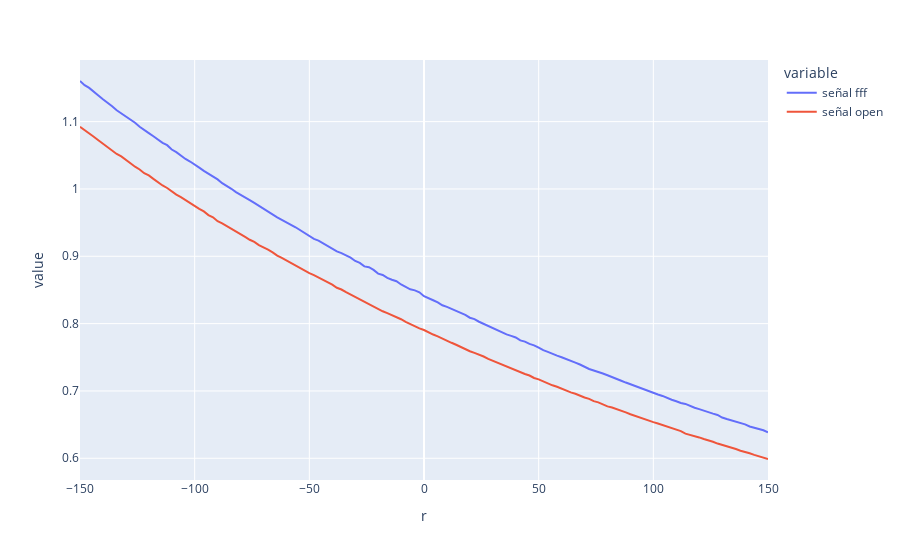

This figure's notebook cell:
### Code cell
pddopen.merge(pddFFF).set_index('r')[['señal fff', 'señal open']].plot()

### Figure 1 — Plotly figure (JSON) as saved in the notebook; plotly's stock layout.template omitted (floating-point values rounded to 4 significant figures; data arrays with more than 128 entries replaced by an {"elided": "..."} marker saying what was removed)
{"data": [{"hovertemplate": "variable=señal fff<br>r=%{x}<br>value=%{y}<extra></extra>", "legendgroup": "señal fff", "line": {"color": "#636efa", "dash": "solid"}, "mode": "lines", "name": "señal fff", "orientation": "v", "showlegend": true, "type": "scatter", "x": {"elided": "151 int values"}, "xaxis": "x", "y": {"elided": "151 float values"}, "yaxis": "y"}, {"hovertemplate": "variable=señal open<br>r=%{x}<br>value=%{y}<extra></extra>", "legendgroup": "señal open", "line": {"color": "#EF553B", "dash": "solid"}, "mode": "lines", "name": "señal open", "orientation": "v", "showlegend": true, "type": "scatter", "x": {"elided": "151 int values"}, "xaxis": "x", "y": {"elided": "151 float values"}, "yaxis": "y"}], "layout": {"legend": {"title": {"text": "variable"}, "tracegroupgap": 0}, "margin": {"t": 60}, "xaxis": {"anchor": "y", "domain": [0, 1], "title": {"text": "r"}}, "yaxis": {"anchor": "x", "domain": [0, 1], "title": {"text": "value"}}}}
